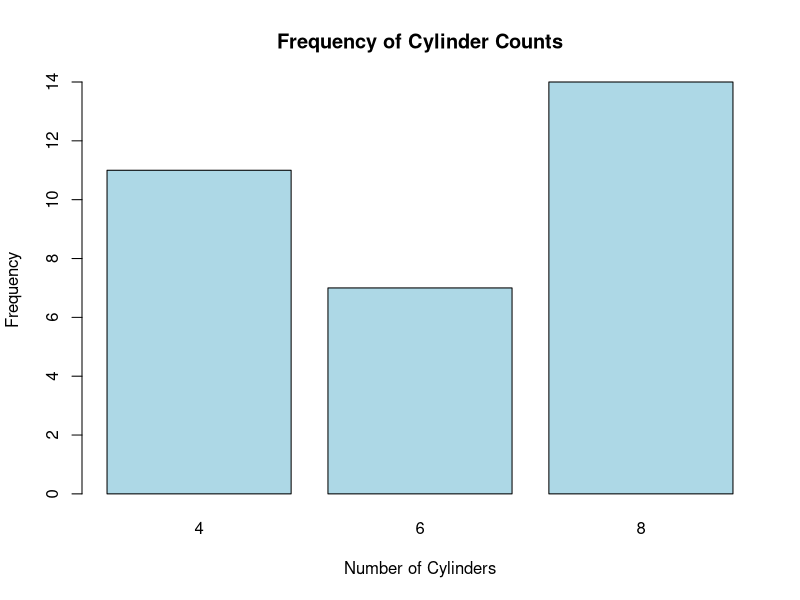
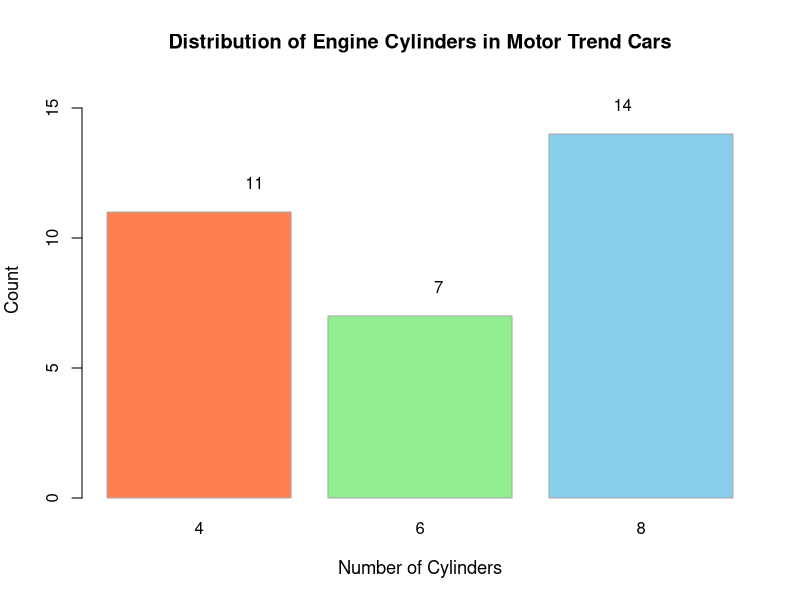
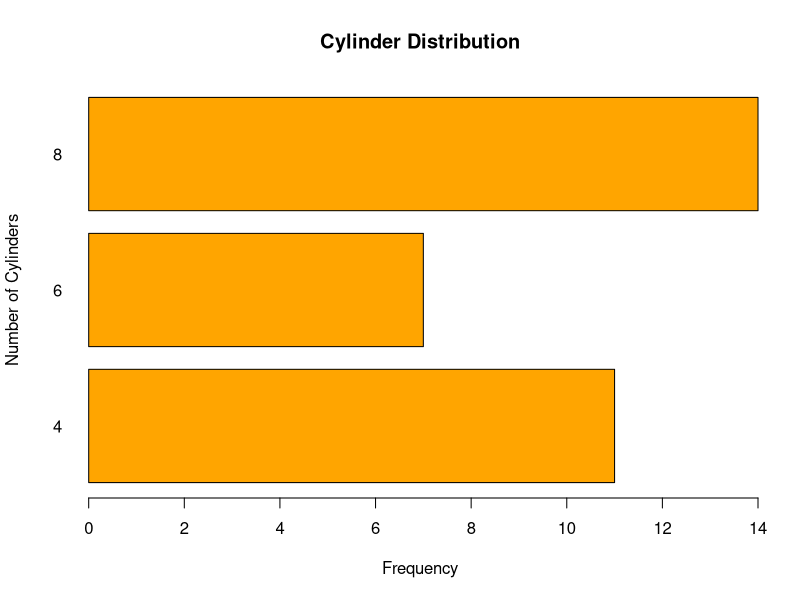
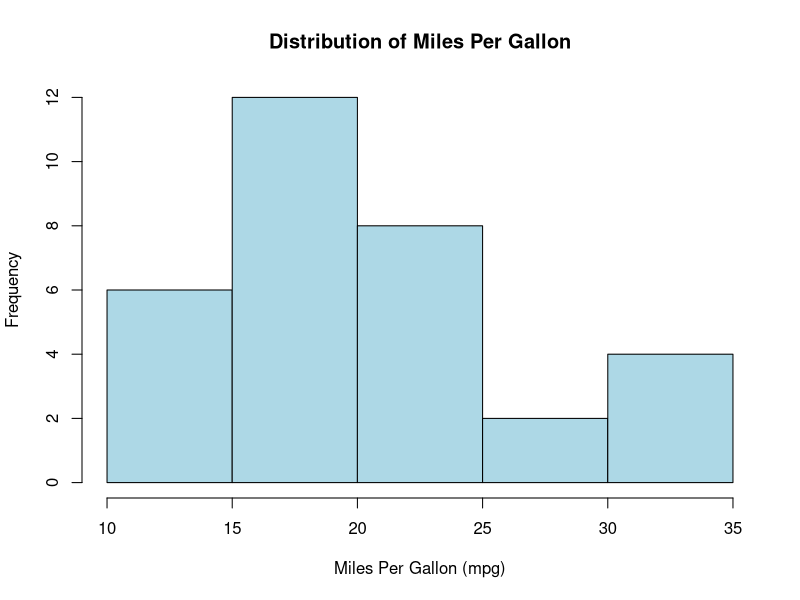
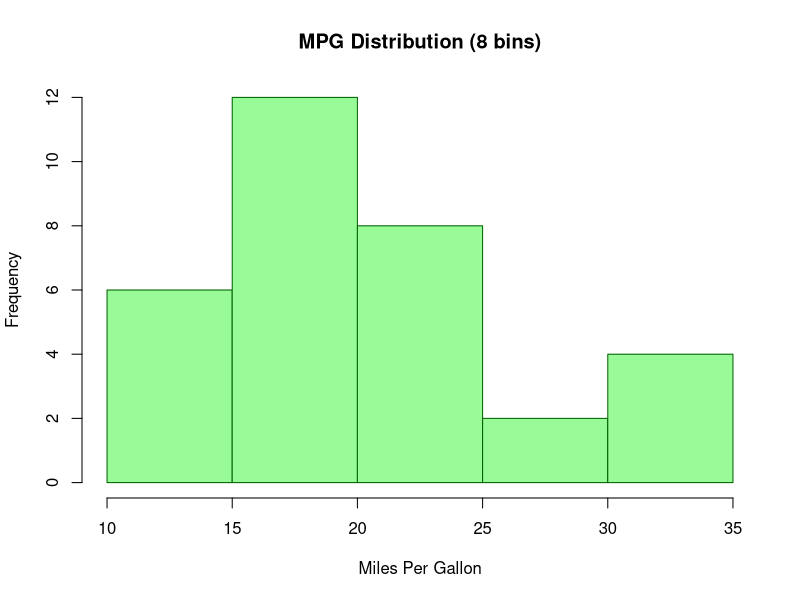
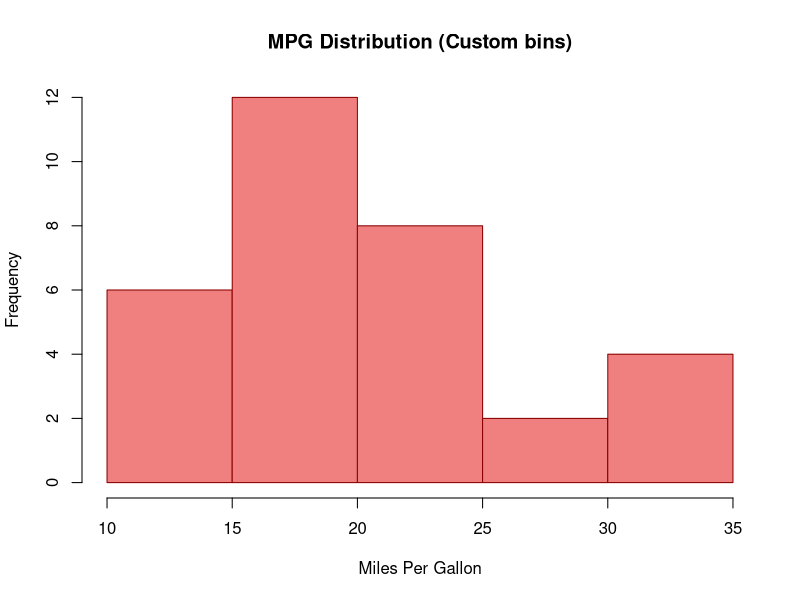
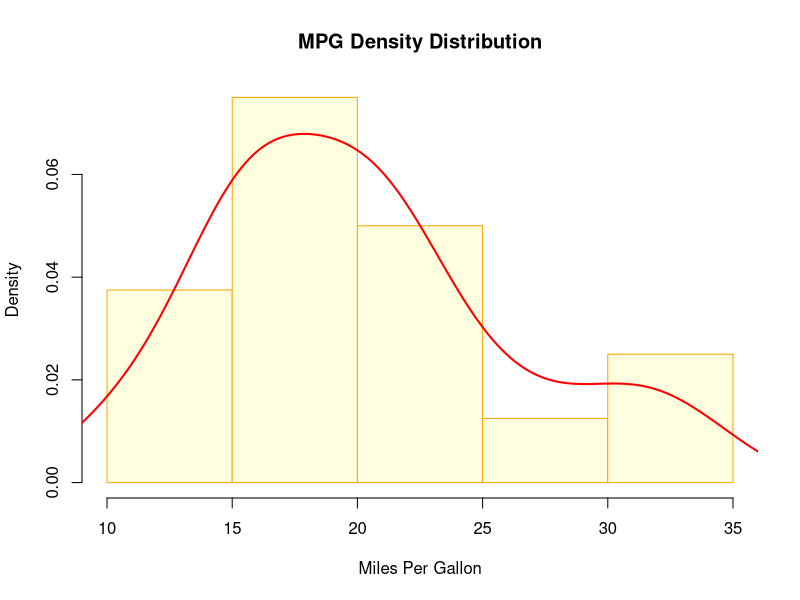
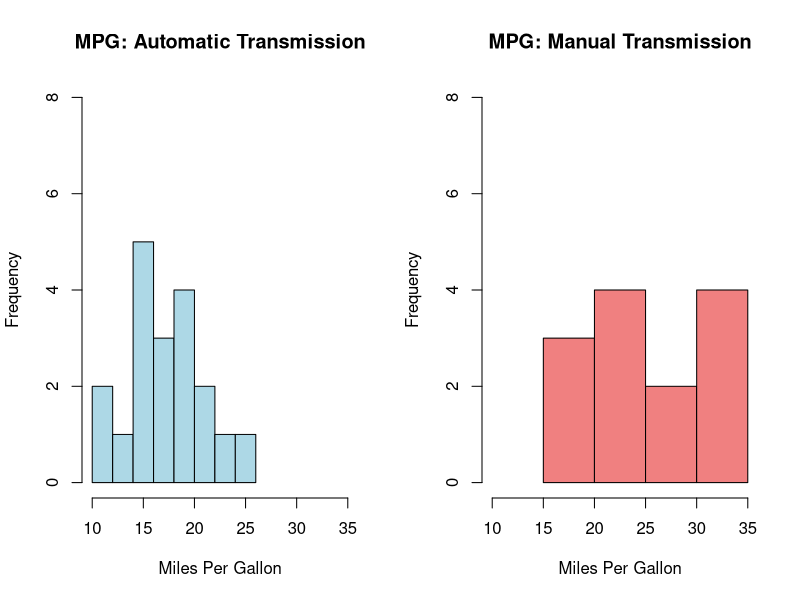

Recreate these plots in R, in order.
## ---- chunk 1
# Load and examine the mtcars dataset
data(mtcars)
head(mtcars)
str(mtcars)
## ---- chunk 2
# Create a frequency table for number of cylinders
cyl_freq <- table(mtcars$cyl)
cyl_freq
## ---- chunk 3
# Calculate proportions
cyl_prop <- prop.table(cyl_freq)
cyl_prop

# Convert to percentages
cyl_percent <- prop.table(cyl_freq) * 100
cyl_percent
## ---- chunk 4
# Calculate cumulative frequencies
cyl_cumfreq <- cumsum(cyl_freq)
cyl_cumfreq

# Create a comprehensive frequency table
freq_table <- data.frame(
  Cylinders       = names(cyl_freq),
  Frequency       = as.numeric(cyl_freq),
  Proportion      = as.numeric(cyl_prop),
  Percentage      = as.numeric(cyl_percent),
  Cumulative_Freq = as.numeric(cyl_cumfreq),
  Cumulative_Prop = cumsum(as.numeric(cyl_prop))
)
freq_table
## ---- chunk 5
# Basic bar plot of cylinder frequencies
barplot(
  cyl_freq,
  main   = "Frequency of Cylinder Counts",
  xlab   = "Number of Cylinders",
  ylab   = "Frequency",
  col    = "lightblue",
  border = "black"
)
## ---- chunk 6
# Enhanced bar plot
barplot(
  cyl_freq,
  main     = "Distribution of Engine Cylinders in Motor Trend Cars",
  xlab     = "Number of Cylinders",
  ylab     = "Count",
  col      = c("coral", "lightgreen", "skyblue"),
  border   = "darkgray",
  ylim     = c(0, max(cyl_freq) + 2),
  cex.main = 1.2,
  cex.lab  = 1.1
)

# Add value labels on top of bars
text(
  x = seq_along(cyl_freq),
  y = cyl_freq + 0.5,
  labels = cyl_freq,
  pos = 3
)
## ---- chunk 7
# Horizontal bar plot
barplot(cyl_freq,
        main = "Cylinder Distribution",
        xlab = "Frequency",
        ylab = "Number of Cylinders",
        col = "orange",
        horiz = TRUE,
        las = 1)  # las=1 makes y-axis labels horizontal
## ---- chunk 8
# Basic histogram of miles per gallon
hist(
  mtcars$mpg,
  main = "Distribution of Miles Per Gallon",
  xlab = "Miles Per Gallon (mpg)",
  ylab = "Frequency",
  col = "lightblue",
  border = "black"
)
## ---- chunk 9
# Histogram with specific number of bins
hist(
  mtcars$mpg,
  breaks = 8,
  main = "MPG Distribution (8 bins)",
  xlab = "Miles Per Gallon",
  ylab = "Frequency",
  col = "palegreen",
  border = "darkgreen"
)

# Histogram with specific break points
hist(
  mtcars$mpg,
  breaks = c(10, 15, 20, 25, 30, 35),
  main = "MPG Distribution (Custom bins)",
  xlab = "Miles Per Gallon",
  ylab = "Frequency",
  col = "lightcoral",
  border = "darkred"
)
## ---- chunk 10
# Density histogram
hist(
  mtcars$mpg,
  freq   = FALSE,  # This creates a density histogram
  main   = "MPG Density Distribution",
  xlab   = "Miles Per Gallon",
  ylab   = "Density",
  col    = "lightyellow",
  border = "orange"
)

# Add a density curve
lines(density(mtcars$mpg), col = "red", lwd = 2)
## ---- chunk 11
# Set up plotting area for multiple plots
par(mfrow = c(1, 2))

# Histogram for automatic transmission cars
auto_mpg <- mtcars$mpg[mtcars$am == 0]
hist(auto_mpg,
     main = "MPG: Automatic Transmission",
     xlab = "Miles Per Gallon",
     ylab = "Frequency",
     col = "lightblue",
     xlim = c(10, 35),
     ylim = c(0, 8))

# Histogram for manual transmission cars
manual_mpg <- mtcars$mpg[mtcars$am == 1]
hist(manual_mpg,
     main = "MPG: Manual Transmission",
     xlab = "Miles Per Gallon",
     ylab = "Frequency",
     col = "lightcoral",
     xlim = c(10, 35),
     ylim = c(0, 8))

# Reset plotting parameters
par(mfrow = c(1, 1))
## ---- chunk 12
# Create bins for miles per gallon
mpg_bins <- cut(mtcars$mpg,
                breaks = c(10, 15, 20, 25, 30, 35),
                labels = c("10-15", "15-20", "20-25", "25-30", "30-35"),
                include.lowest = TRUE)

# Create frequency table
mpg_freq <- table(mpg_bins)
mpg_freq

# Calculate cumulative frequencies
mpg_cumfreq <- cumsum(mpg_freq)
mpg_cumfreq
## ---- chunk 13
# Complete frequency analysis for cylinder data
cat("=== FREQUENCY ANALYSIS: ENGINE CYLINDERS ===\n\n")

# Basic frequency table
freq <- table(mtcars$cyl)
cat("Frequency Table:\n")
print(freq)

cat("\nProportion Table:\n")
prop <- prop.table(freq)
print(round(prop, 3))

cat("\nPercentage Table:\n")
percent <- prop.table(freq) * 100
print(round(percent, 1))

cat("\nCumulative Frequencies:\n")
cumfreq <- cumsum(freq)
print(cumfreq)

cat("\nCumulative Proportions:\n")
cumprop <- cumsum(prop)
print(round(cumprop, 3))
## ---- chunk 14
# Store histogram information
mpg_hist <- hist(mtcars$mpg, plot = FALSE)

# Examine the structure
str(mpg_hist)

# Access specific components
cat("Bin breaks:", mpg_hist$breaks, "\n")
cat("Bin counts:", mpg_hist$counts, "\n")
cat("Bin midpoints:", mpg_hist$mids, "\n")
## ---- chunk 15
# Analyze the distribution of horsepower
hp_hist <- hist(mtcars$hp,
                breaks = 10,
                main = "Distribution of Horsepower",
                xlab = "Horsepower",
                ylab = "Frequency",
                col = "lightsteelblue",
                border = "navy")

# Identify cars with unusual horsepower
mean_hp <- mean(mtcars$hp)
sd_hp <- sd(mtcars$hp)

# Cars with horsepower more than 2 standard deviations from mean
unusual_cars <- subset(mtcars, abs(hp - mean_hp) > 2 * sd_hp)
cat("Cars with unusual horsepower:\n")
print(row.names(unusual_cars))
## ---- chunk 16
# Create a formatted frequency table
gear_analysis <- function(x) {
  freq <- table(x)
  prop <- prop.table(freq)
  cumfreq <- cumsum(freq)
  cumprop <- cumsum(prop)

  result <- data.frame(
    Value = names(freq),
    Frequency = as.numeric(freq),
    Proportion = round(as.numeric(prop), 3),
    Percentage = round(as.numeric(prop * 100), 1),
    Cum_Frequency = as.numeric(cumfreq),
    Cum_Proportion = round(as.numeric(cumprop), 3)
  )
  return(result)
}

# Apply to gear data
gear_table <- gear_analysis(mtcars$gear)
cat("Frequency Analysis: Number of Forward Gears\n")
print(gear_table)
